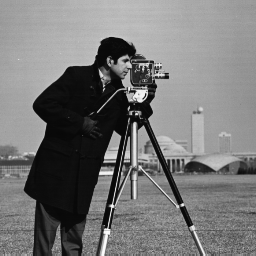
#> input picture HW1/HW1_test_image/Cameraman.bmp, 256 x 256 px; its folder holds 4 pictures in this run
$ python HW1_Histogram_equalization_612410125.py
#> lines starting #> are read from the running program, lines starting #| are printed output that depends on the picture
'''
function draw_histogram() 的功能為:
    繪製出image對應的histogram.
    其中,傳入值:
    index:紀錄image對應的histogram應繪製在圖表的哪一個column上,如果是原圖的histogram,畫在第二個column，如果是經轉換的histogram，畫在第三個column上.
        y:共有y = (HW1_test_image資料夾中image數) 張圖, 紀錄image對應的histogram應繪製在圖表的哪一個column上.
        src_img:欲繪製histogram的image.
        L_min, Lmax: 分別代表gray level的最小,最大值
        x_axe: 紀錄histogram的x軸範圍:(0, L - 1)
        his_title: histogram 上方的標題
    回傳值:
        p_rk:image的gray level對應的pdf
'''

def draw_histogram(index, y, src_img, L_min, L_max, x_axe, hist_title):

    #建立儲存0到255各個gray_value數量的容器
    p_rk = np.zeros((L_max + 1), dtype = 'float32')

    #統計image中有多少個pixels為某個gray level
    for i in range(0, dim_x):
        for j in range(0, dim_y):
            p_rk[src_img[i][j]] += 1

    #計算gray level的pdf
    for i in range(0, p_rk.shape[0]):
        p_rk[i] = p_rk[i] / (dim_x *dim_y)

    #根據p_rk繪製出histogram
    axes[index][y].bar(x_axe, p_rk)
    axes[index][y].set_title(hist_title, fontsize = fort)
    return p_rk

'''
function rgb2gray() 的功能為:
    轉換3維的gray image成2維的image.
    其中,傳入值:
        img:欲轉換的image.
    回傳值:
        無.

'''

def rgb2gray(img):
    (dim_x, dim_y) = img.shape[0], img.shape[1] #dim_x 和 dim_y分別代表 image的長和寬
    if img.ndim == 3:
        gray_img = np.zeros((dim_x, dim_y), dtype = 'uint8') #建立一個dim_x* dim_y的zero matrix, datatype為length為8之無號int
        for i in range(0, dim_x):
            for j in range(0, dim_y):
                gray_img[i][j] = img[i][j][0] #將img每個entries的第一個index的data取出,放在gray_img每個entries內
        return (dim_x, dim_y), gray_img
    else:
        return (dim_x, dim_y),img

'''
function disp_img() 的功能為:
    在圖表的第(x,y)位置列印出灰階image.
    其中,傳入值:
        x:紀錄image應繪製在圖表的哪一個row上,若為0則印在第一列, 為3則印在第四列.
        y:共有y = (HW1_test_image資料夾中image數) 張圖, 紀錄image應繪製在圖表的哪一個column上.
        img:欲列印的image.
        title:image上的標題,印出original image時標題為: "圖片名稱.副檔名"
                        ,印出經 histogram equalization 之image時標題為: "圖片名稱.副檔名 after histogram equalization"
    回傳值:
        無.

'''
def disp_img(x, y, img, title):
    axes[x][y].imshow(img, cmap = 'gray',vmin = 0, vmax = 255)
    axes[x][y].set_title(title, fontsize = fort)
    axes[x][y].axis('off')

'''
function histogram_equalization() 的功能為:
    進行histogram equalization,並繪出image經histogram equalization後對應的histogram,
    並回傳image經histogram equalization後的image.
    其中,傳入值:
        y:共有y = (HW1_test_image資料夾中image數) 張圖, 紀錄經histogram equalization後的histogram應繪製在圖表的哪一個column上
        p_rk:image中每一個gray level的pdf
        img:欲進行histogram equalization的image
        L_min, Lmax: 分別代表gray level的最小,最大值
        x_axe: 紀錄histogram的x軸範圍:(0, L - 1)
        his_title: histogram 上方的標題,標題為:"histogram of 圖片名稱.副檔名 after histogram equalization"
    回傳值:
        histogram_eqed_img: 經histogram equalization的image.
'''
def histogram_equalization(y, p_rk, img, L_min, L_max, x_axe, hist_title):
    sum_of_prob_val = 0 #儲存當下累積的intensity level rk機率
    ps_sk = np.zeros((L_max + 1), dtype = 'float32')#ps(sk)
    sk = np.zeros((L_max + 1), dtype = 'float32')#sk

    if p_rk[0] == 0:
        current = 1
        #方便比較對應的值是否相同
    else:
        current = 0

    sk[0] = p_rk[0]

    for i in range(L_min + 1, L_max + 1):
        sk[i] = (p_rk[i] + sk[i - 1]) #計算sk
        if round(sk[i] * (L_max + 1), 0) == round(sk[i - 1] * (L_max + 1), 0):
            #如果rk經T轉換後對應的值sk=T(rk)和前一個r(k-1)經T轉換後對應的值一樣對到sk=T(rk)
            sum_of_prob_val += p_rk[i] #累加intensity level rk的機率值
        else: #如果rk對應到的sk和r(k-1)對應到的sk不同
            ps_sk[current] = sum_of_prob_val #儲存累積下來的intensity level rk機率值
            sum_of_prob_val = p_rk[i] #重新累積intensity level rk的機率值,從當前的index開始
            current = i


    for i in range(0, L_max + 1):
        sk[i] = round(sk[i] * (L_max), 0)


    histogram_eqed_img = np.zeros((dim_x, dim_y), dtype = 'uint8') #建立新的matrix,即將放入每個pixel經轉換的gray level
    for i in range(0, dim_x):
        for j in range(0, dim_y):
            #原img上的gray level根據T轉換所對應的sk,assign至新的matrix相同pixel上
            histogram_eqed_img[i][j] = sk[img[i][j]]
    return histogram_eqed_img


import numpy as np
import matplotlib.pyplot as plt
import glob

fort = 8 #設定圖表標題字體大小
Level = pow(2, 8) #image的gray level從0至 2^8-1
count = 0
#紀錄histogram或圖片要放在plot的哪個位置,第1列放原始圖,第2列放原始圖對應的histogram,第3列放經轉換後的histogram,第4列放經轉換的圓片
x_axe = np.arange(start = 0, stop = Level)

#建立subplot,size為(4*原始圖片數量)
fig, axes = plt.subplots(4,
                         len(glob.glob('HW1_test_image/*.bmp')),
                         figsize = (25, 25))


if __name__ == '__main__':

    for files in glob.glob('HW1_test_image/*.bmp'):

        img = plt.imread(files)
#> img is the input picture: shape (256, 256); min 7, max 253, mean 118.7

        (dim_x, dim_y), gray_img = rgb2gray(img)
#> dim_x = 256; dim_y = 256

        disp_img(0, count, gray_img, f"{files[len('HW1_test_image/') : ]}")

        p_rk = draw_histogram(1, count, gray_img,
                              0, Level - 1, x_axe, f"histogram of {files[len('HW1_test_image/') : ]}")
#> after the loop in draw_histogram, `for i in range(0, p_rk.shape[0]):`: p_rk = 256 values, max 0.0257 at index 14, min 0 at index 0, mean 0.00391

        histogram_eqed_img = histogram_equalization(count, p_rk, gray_img, 0, Level - 1, x_axe,
                               f"histogram of {files[len('HW1_test_image/') : ]} \n after histogram equalization")
#> the loop in histogram_equalization, `for i in range(L_min + 1, L_max + 1):` made 255 passes
#> sum_of_prob_val on passes 1 to 12: 0, 0, 0, 0, 0, 0, 6.1e-05, 0.00645, 0.0225, 0.0192, 0.0179, 0.0222
#> after the loop in histogram_equalization, `for i in range(L_min + 1, L_max + 1):`: ps_sk = 256 values, max 0.0257 at index 14, min 0 at index 0, mean 0.0039; sk = 256 values from 0 to 1
#> after the loop in histogram_equalization, `for i in range(0, L_max + 1):`: sk = 256 values from 0 to 255
#> after the loop in histogram_equalization, `for i in range(0, dim_x):`:
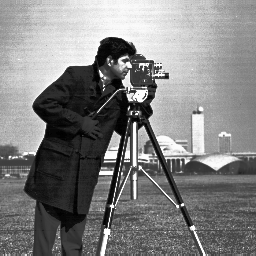
#> histogram_eqed_img: shape (256, 256); min 0, max 255, mean 128.8

        p_rk = draw_histogram(2, count, histogram_eqed_img,
                              0, Level - 1, x_axe, f"histogram of {files[len('HW1_test_image/') : ]} \n after histogram equalization")
#> p_rk = 256 values, max 0.0257 at index 35, min 0 at index 1, mean 0.00391

        disp_img(3, count, histogram_eqed_img,
                 f"{files[len('HW1_test_image/') : ]}\n after histogram equalization")

        count += 1
#> pass 2 of the loop `for files in glob.glob('HW1_test_image/*.bmp'):`:
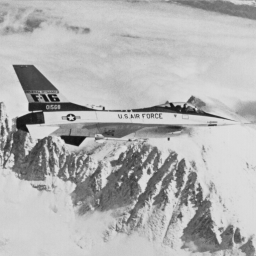
#> input picture HW1/HW1_test_image/Jetplane.bmp, 256 x 256 px
#> img is the input picture: shape (256, 256, 4); mean R, G, B, A 178, 178, 178, 255
#> `p_rk = draw_histogram(1, count, gray_img, 0, Level - 1, x_axe, f"histo..`: p_rk = 256 values, max 0.0311 at index 209, min 0 at index 0, mean 0.00391
#> the loop in histogram_equalization (call 2), `for i in range(L_min + 1, L_max + 1):` made 255 passes
#> after the loop in histogram_equalization (call 2), `for i in range(L_min + 1, L_max + 1):`: ps_sk = 256 values, max 0.0311 at index 209, min 0 at index 0, mean 0.0039; sk = 256 values from 0 to 1
#> after the loop in histogram_equalization (call 2), `for i in range(0, L_max + 1):`: sk = 256 values from 0 to 255
#> after the loop in histogram_equalization (call 2), `for i in range(0, dim_x):`:
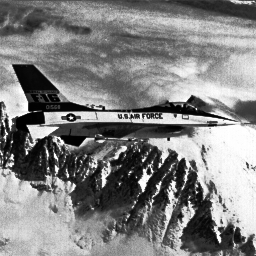
#> histogram_eqed_img: shape (256, 256); min 0, max 255, mean 129.3
#> `p_rk = draw_histogram(2, count, histogram_eqed_img, 0, Level - 1, x_ax..`: p_rk = 256 values, max 0.0311 at index 197, min 0 at index 83, mean 0.00391
#> pass 3 of the loop `for files in glob.glob('HW1_test_image/*.bmp'):`:
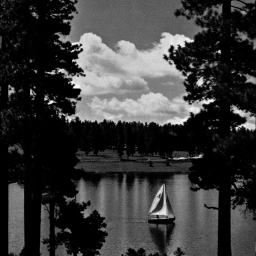
#> input picture HW1/HW1_test_image/Lake.bmp, 256 x 256 px
#> img is the input picture: shape (256, 256, 4); mean R, G, B, A 56.7, 56.7, 56.7, 255
#> `p_rk = draw_histogram(1, count, gray_img, 0, Level - 1, x_axe, f"histo..`: p_rk = 256 values, max 0.22 at index 0, min 0 at index 255, mean 0.00391
#> the loop in histogram_equalization (call 3), `for i in range(L_min + 1, L_max + 1):` made 255 passes
#> sum_of_prob_val on passes 1 to 8: 0.0829, 0.0386, 0.0236, 0.0183, 0.0143, 0.0117, 0.0111, 0.00922
#> after the loop in histogram_equalization (call 3), `for i in range(L_min + 1, L_max + 1):`: ps_sk = 256 values, max 0.0829 at index 1, min 0 at index 0, mean 0.00304; sk = 256 values from 0.22 to 1
#> after the loop in histogram_equalization (call 3), `for i in range(0, L_max + 1):`: sk = 256 values from 56 to 255
#> after the loop in histogram_equalization (call 3), `for i in range(0, dim_x):`:
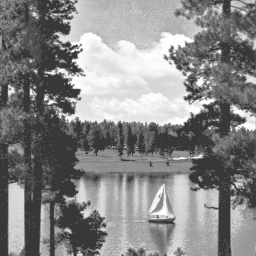
#> histogram_eqed_img: shape (256, 256); min 56, max 255, mean 135.1
#> `p_rk = draw_histogram(2, count, histogram_eqed_img, 0, Level - 1, x_ax..`: p_rk = 256 values, max 0.22 at index 56, min 0 at index 0, mean 0.00391
#> the loop made 4 passes; the first 3 are shown
    plt.show()
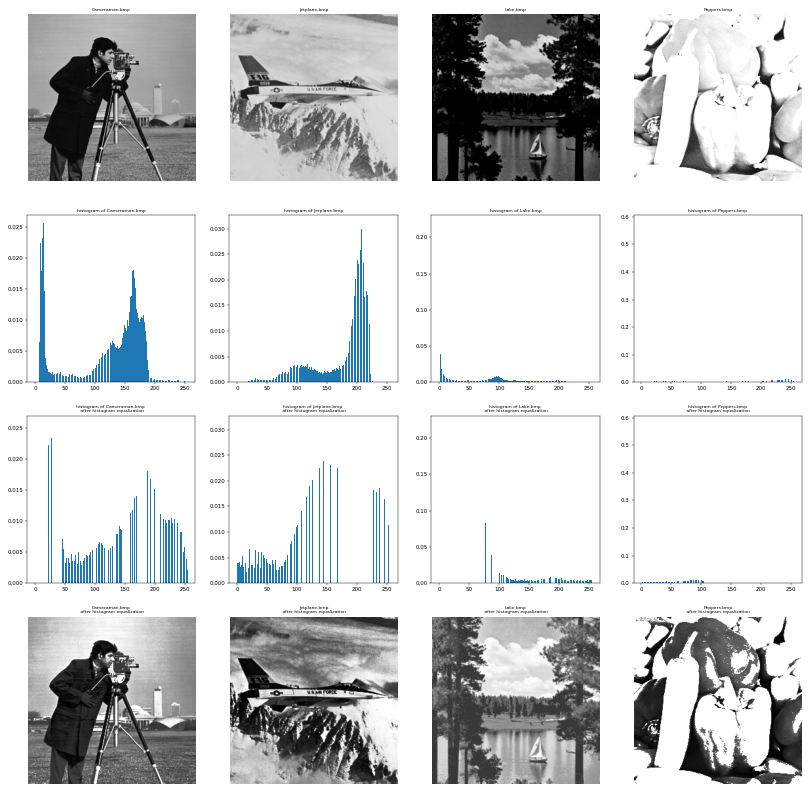
#> figure drawn by matplotlib, 16 panels; panel 5: tallest bar 0.0257 high, from x = 13.6 to 14.4; panel 6: tallest bar 0.0311 high, from x = 208.6 to 209.4; panel 7: tallest bar 0.22 high, from x = -0.4 to 0.4; panel 8: tallest bar 0.578 high, from x = 254.6 to 255.4
